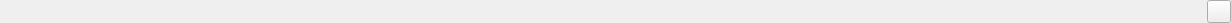
   <widget class="QWidget" name="wgStatus" native="true">
    <property name="geometry">
     <rect>
      <x>0</x>
      <y>0</y>
      <width>1231</width>
      <height>23</height>
     </rect>
    </property>
    <property name="sizePolicy">
     <sizepolicy hsizetype="MinimumExpanding" vsizetype="Preferred">
      <horstretch>0</horstretch>
      <verstretch>0</verstretch>
     </sizepolicy>
    </property>
    <layout class="QHBoxLayout" name="horizontalLayout_9">
     <property name="leftMargin">
      <number>0</number>
     </property>
     <property name="topMargin">
      <number>0</number>
     </property>
     <property name="rightMargin">
      <number>0</number>
     </property>
     <property name="bottomMargin">
      <number>0</number>
     </property>
     <item>
      <widget class="QLabel" name="lblMessage1"/>
     </item>
     <item>
      <widget class="QLabel" name="lblQL1"/>
     </item>
     <item>
      <widget class="QLabel" name="lblQL2"/>
     </item>
     <item>
      <widget class="QLabel" name="lblQL3"/>
     </item>
     <item>
      <widget class="QLabel" name="lblQL4"/>
     </item>
     <item>
      <widget class="QLabel" name="lblQL5"/>
     </item>
     <item>
      <widget class="QLabel" name="lblQL6"/>
     </item>
     <item>
      <widget class="QLabel" name="lblQL7"/>
     </item>
     <item>
      <spacer name="horizontalSpacer">
       <property name="orientation">
        <enum>Qt::Orientation::Horizontal</enum>
       </property>
       <property name="sizeHint" stdset="0">
        <size>
         <width>40</width>
         <height>20</height>
        </size>
       </property>
      </spacer>
     </item>
     <item>
      <widget class="QLabel" name="lblMessage2"/>
     </item>
     <item>
      <widget class="QToolButton" name="btnPointCoordinateType">
       <property name="sizePolicy">
        <sizepolicy hsizetype="Fixed" vsizetype="Fixed">
         <horstretch>0</horstretch>
         <verstretch>0</verstretch>
        </sizepolicy>
       </property>
       <property name="toolTip">
        <string>Change coordinate type of cursor</string>
       </property>
       <property name="icon">
        <iconset resource="../icon/resources.qrc">
         <normaloff>:/buttons/showp</normaloff>:/buttons/showp</iconset>
       </property>
      </widget>
     </item>
    </layout>
   </widget>
